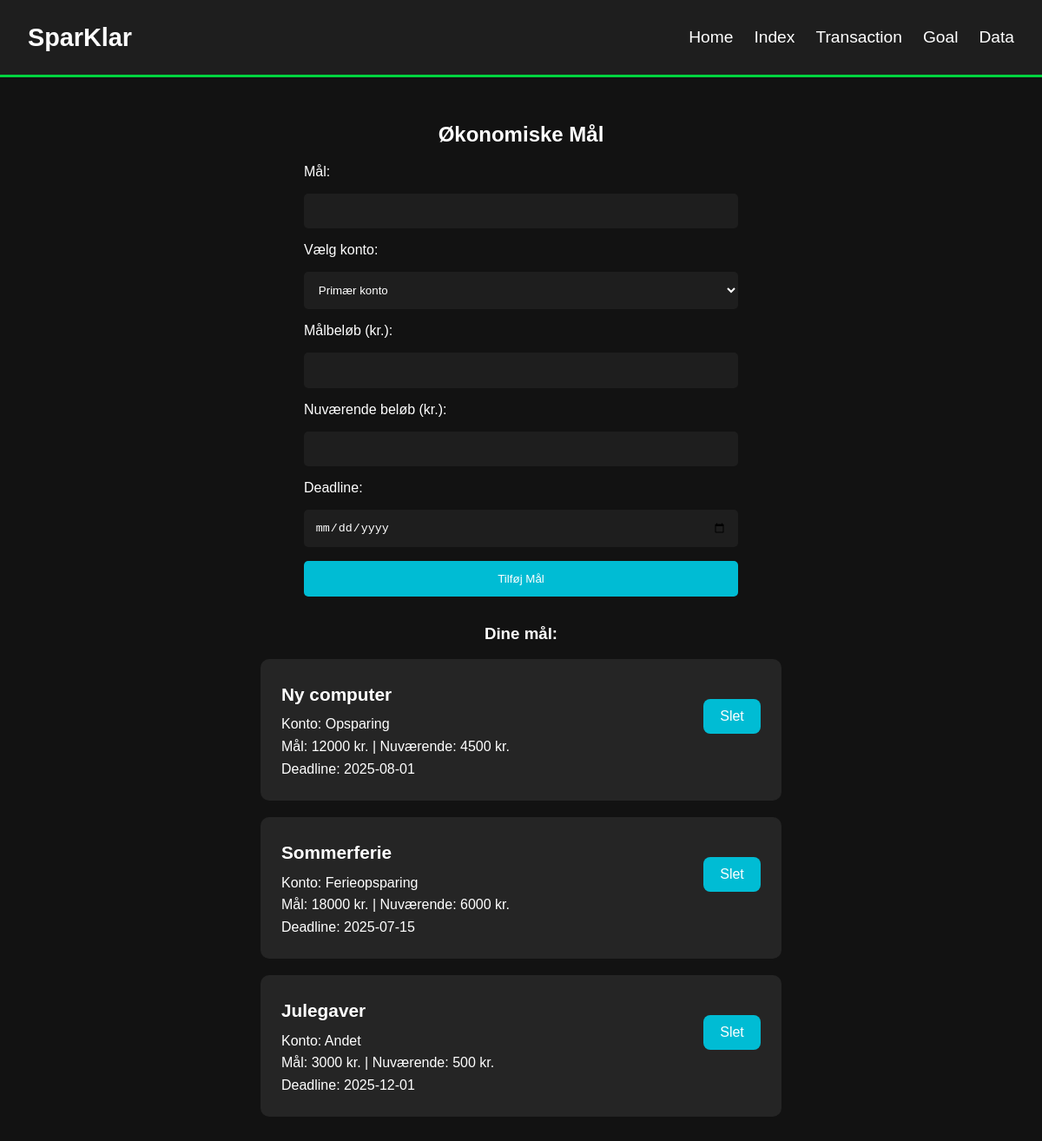
The page /goals on the database its author committed.
### tables this page shows
CREATE TABLE "Goals" (
	"Goal_ID"	INTEGER,
	"Account_ID"	INTEGER,
	"Goal_Name"	TEXT,
	"Target_Amount (DKK)"	INTEGER,
	"Current_Amount (DKK)"	INTEGER,
	"Deadline"	TEXT,
	PRIMARY KEY("Goal_ID" AUTOINCREMENT)
);

CREATE TABLE "Accounts" (
"Account_ID" INTEGER,
  "Account_Name" TEXT,
  "Balance (DKK)" INTEGER,
  "Account_Type" TEXT
);

### app.py (the view, shortened to what this page needs)
@app.route('/goals', methods=['GET', 'POST'])
def goals():
    conn = get_db_connection()
    goals = conn.execute("""
        SELECT g.Goal_ID, g.Goal_Name, g."Target_Amount (DKK)", g."Current_Amount (DKK)", g.Deadline, a.Account_Name
        FROM Goals g
        JOIN Accounts a ON g.Account_ID = a.Account_ID
    """).fetchall()
    accounts = conn.execute("SELECT Account_ID, Account_Name FROM Accounts").fetchall()
    conn.close()
    return render_template('goals.html', goals=goals, accounts=accounts)

### app.py (called while the page is built)
def get_db_connection():
    conn = sqlite3.connect(DATABASE)
    conn.row_factory = sqlite3.Row
    return conn

### templates/goals.html (shortened to what this page needs)
<!DOCTYPE html>
<html lang="da">
<head>
    <link rel="stylesheet" href="{{ url_for('static', filename='css/style.css') }}">
</head>
<body>
    <header class="dark-header">
        <div class="logo">SparKlar</div>
        <ul class="nav-links">
            <li><a href="{{ url_for('home') }}">Home</a></li>
            <li><a href="{{ url_for('index_overblik') }}">Index</a></li>
            <li><a href="{{ url_for('transaction', account_id=1) }}">Transaction</a></li>
            <li><a href="{{ url_for('goals') }}">Goal</a></li>
            <li><a href="{{ url_for('Data_overview') }}">Data</a></li>
        </ul>
    </header>
    <div class="container">
        <h2>Økonomiske Mål</h2>
        <form action="{{ url_for('goals') }}" method="POST">
            <label for="goal-name">Mål:</label>
            <input type="text" id="goal-name" name="goal-name" required>
            <label for="account-id">Vælg konto:</label>
            <select id="account-id" name="account-id" required>
                {% for account in accounts %}
                    <option value="{{ account['Account_ID'] }}">{{ account['Account_Name'] }}</option>
                {% endfor %}
            </select>
            <label for="target-amount">Målbeløb (kr.):</label>
            <input type="number" id="target-amount" name="target-amount" required>
            <label for="current-amount">Nuværende beløb (kr.):</label>
            <input type="number" id="current-amount" name="current-amount" required>
            <label for="deadline">Deadline:</label>
            <input type="date" id="deadline" name="deadline" required>
            <button type="submit">Tilføj Mål</button>
        </form>
        <h3>Dine mål:</h3>
        <ul class="goal-list">
            {% for goal in goals %}
            <li class="goal-item">
                <div class="goal-details">
                    <span class="goal-title">{{ goal['Goal_Name'] }}</span>
                    Konto: {{ goal['Account_Name'] }}<br>
                    Mål: {{ goal['Target_Amount (DKK)'] }} kr. | Nuværende: {{ goal['Current_Amount (DKK)'] }} kr.<br>
                    Deadline: {{ goal['Deadline'] }}
                </div>
                <form action="{{ url_for('delete_goal', goal_id=goal['Goal_ID']) }}" method="post">
                    <button type="submit" class="goal-delete-button">Slet</button>
                </form>
            </li>
            {% endfor %}
        </ul>
    </div>
</body>
</html>

### static/css/style.css (style rules this page uses)
body { font-family: Arial, sans-serif; background-color: #121212; color: #ffffff; margin: 0; padding: 0; display: flex; flex-direction: column; }
header.dark-header { display: flex; align-items: center; justify-content: space-between; background-color: #1e1e1e; padding: 1rem 2rem; border-bottom: 3px solid #00d440; }
header .logo { font-size: 1.8rem; font-weight: bold; color: #ffffff; }
.nav-links { list-style: none; display: flex; gap: 1.5rem; }
.nav-links li a { color: #ffffff; text-decoration: none; font-size: 1.2rem; transition: color 0.3s; }
.container { padding: 2rem; }
.container h2, .container h3 { text-align: center; }
form { display: flex; flex-direction: column; gap: 1rem; margin-bottom: 2rem; max-width: 500px; margin-left: auto; margin-right: auto; }
input[type="text"], input[type="number"], input[type="date"], select { padding: 0.8rem; border-radius: 5px; border: none; background-color: #1e1e1e; color: #ffffff; }
button { padding: 0.8rem; background-color: #00bcd4; color: #ffffff; border: none; border-radius: 5px; cursor: pointer; }
.goal-list { list-style: none; padding: 0; max-width: 600px; margin: auto; }
.goal-item { background-color: #252525; padding: 1.5rem; margin-bottom: 1.2rem; border-radius: 10px; display: flex; justify-content: space-between; align-items: center; gap: 1rem; }
.goal-details { flex: 1; text-align: left; line-height: 1.6; }
.goal-details span.goal-title { font-weight: bold; font-size: 1.3rem; display: block; margin-bottom: 0.3rem; }
.goal-delete-button { background-color: #00bcd4; color: #ffffff; border: none; padding: 0.7rem 1.2rem; font-size: 1rem; border-radius: 8px; cursor: pointer; transition: background-color 0.3s ease; }

### rows shown on the page
Goals: Goal_Name "Ny computer", Account_Name "Opsparing", goal "12000", goal "4500", Deadline "2025-08-01"
Goals: Goal_Name "Sommerferie", Account_Name "Ferieopsparing", goal "18000", goal "6000", Deadline "2025-07-15"
Goals: Goal_Name "Julegaver", Account_Name "Andet", goal "3000", goal "500", Deadline "2025-12-01"

### other values the page prints
form field account-id "Primær konto"
